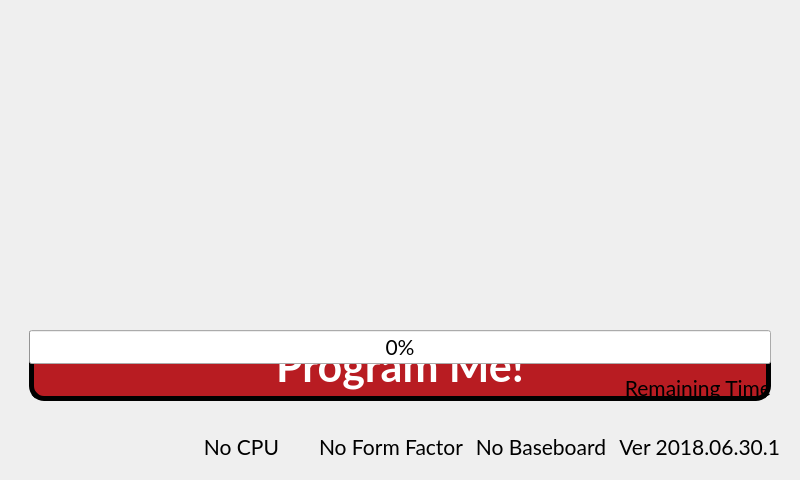
 <widget class="QDialog" name="diaWidget">
  <property name="geometry">
   <rect>
    <x>0</x>
    <y>0</y>
    <width>800</width>
    <height>480</height>
   </rect>
  </property>
  <property name="font">
   <font>
    <family>Lato</family>
    <pointsize>16</pointsize>
    <weight>50</weight>
    <italic>false</italic>
    <bold>false</bold>
   </font>
  </property>
  <property name="windowTitle">
   <string>TechNexion Rescue System</string>
  </property>
  <layout class="QGridLayout" name="gridLayoutMain">
   <item row="0" column="0" colspan="5">
    <widget class="QWidget" name="tabTitle" native="true">
     <layout class="QGridLayout" name="GridLayoutTitle">
      <item row="0" column="0" colspan="2">
       <widget class="QLabel" name="lblLogo">
        <property name="styleSheet">
         <string notr="true">background: transparent</string>
        </property>
        <property name="alignment">
         <set>Qt::AlignLeading|Qt::AlignLeft|Qt::AlignVCenter</set>
        </property>
       </widget>
      </item>
      <item row="0" column="2">
       <widget class="QFrame" name="frameEmpty">
        <property name="frameShape">
         <enum>QFrame::NoFrame</enum>
        </property>
       </widget>
      </item>
      <item row="0" column="3" colspan="3">
       <widget class="QListWidget" name="lstWgtSelection">
        <property name="layoutDirection">
         <enum>Qt::RightToLeft</enum>
        </property>
        <property name="styleSheet">
         <string notr="true">background: transparent</string>
        </property>
        <property name="frameShape">
         <enum>QFrame::NoFrame</enum>
        </property>
        <property name="editTriggers">
         <set>QAbstractItemView::NoEditTriggers</set>
        </property>
        <property name="showDropIndicator" stdset="0">
         <bool>false</bool>
        </property>
        <property name="dragDropMode">
         <enum>QAbstractItemView::NoDragDrop</enum>
        </property>
        <property name="iconSize">
         <size>
          <width>100</width>
          <height>100</height>
         </size>
        </property>
        <property name="movement">
         <enum>QListView::Static</enum>
        </property>
        <property name="viewMode">
         <enum>QListView::IconMode</enum>
        </property>
        <property name="uniformItemSizes">
         <bool>true</bool>
        </property>
        <property name="sortingEnabled">
         <bool>false</bool>
        </property>
       </widget>
      </item>
     </layout>
    </widget>
   </item>
   <item row="1" column="0" colspan="5">
    <widget class="QWidget" name="tabSpace" native="true">
     <layout class="QHBoxLayout" name="hboxLayoutSpace">
      <item>
       <widget class="QFrame" name="frameSpace">
        <property name="frameShape">
         <enum>QFrame::NoFrame</enum>
        </property>
       </widget>
      </item>
     </layout>
    </widget>
   </item>
   <item row="2" column="0" rowspan="3" colspan="5">
    <widget class="QWidget" name="tabBoard" native="true">
     <layout class="QGridLayout" name="gridLayoutBoard">
      <item row="0" column="0">
       <widget class="QListWidget" name="lstWgtBoard">
        <property name="styleSheet">
         <string notr="true">background: transparent</string>
        </property>
        <property name="frameShape">
         <enum>QFrame::NoFrame</enum>
        </property>
        <property name="editTriggers">
         <set>QAbstractItemView::NoEditTriggers</set>
        </property>
        <property name="showDropIndicator" stdset="0">
         <bool>false</bool>
        </property>
        <property name="dragDropMode">
         <enum>QAbstractItemView::NoDragDrop</enum>
        </property>
        <property name="iconSize">
         <size>
          <width>100</width>
          <height>100</height>
         </size>
        </property>
        <property name="movement">
         <enum>QListView::Static</enum>
        </property>
        <property name="viewMode">
         <enum>QListView::IconMode</enum>
        </property>
        <property name="uniformItemSizes">
         <bool>true</bool>
        </property>
        <property name="sortingEnabled">
         <bool>true</bool>
        </property>
       </widget>
      </item>
     </layout>
    </widget>
   </item>
   <item row="2" column="0" rowspan="3" colspan="5">
    <widget class="QWidget" name="tabStorage" native="true">
     <layout class="QGridLayout" name="gridLayoutStorage">
      <item row="0" column="0">
       <widget class="QListWidget" name="lstWgtStorage">
        <property name="styleSheet">
         <string notr="true">background: transparent</string>
        </property>
        <property name="frameShape">
         <enum>QFrame::NoFrame</enum>
        </property>
        <property name="editTriggers">
         <set>QAbstractItemView::NoEditTriggers</set>
        </property>
        <property name="showDropIndicator" stdset="0">
         <bool>false</bool>
        </property>
        <property name="dragDropMode">
         <enum>QAbstractItemView::NoDragDrop</enum>
        </property>
        <property name="iconSize">
         <size>
          <width>100</width>
          <height>100</height>
         </size>
        </property>
        <property name="movement">
         <enum>QListView::Static</enum>
        </property>
        <property name="viewMode">
         <enum>QListView::IconMode</enum>
        </property>
        <property name="uniformItemSizes">
         <bool>true</bool>
        </property>
        <property name="sortingEnabled">
         <bool>true</bool>
        </property>
       </widget>
      </item>
     </layout>
    </widget>
   </item>
   <item row="2" column="0" rowspan="3" colspan="5">
    <widget class="QWidget" name="tabOS" native="true">
     <layout class="QGridLayout" name="gridLayoutOS">
      <item row="0" column="0">
       <widget class="QListWidget" name="lstWgtOS">
        <property name="styleSheet">
         <string notr="true">background: transparent</string>
        </property>
        <property name="frameShape">
         <enum>QFrame::NoFrame</enum>
        </property>
        <property name="editTriggers">
         <set>QAbstractItemView::NoEditTriggers</set>
        </property>
        <property name="showDropIndicator" stdset="0">
         <bool>false</bool>
        </property>
        <property name="dragDropMode">
         <enum>QAbstractItemView::NoDragDrop</enum>
        </property>
        <property name="iconSize">
         <size>
          <width>100</width>
          <height>100</height>
         </size>
        </property>
        <property name="movement">
         <enum>QListView::Static</enum>
        </property>
        <property name="viewMode">
         <enum>QListView::IconMode</enum>
        </property>
        <property name="uniformItemSizes">
         <bool>true</bool>
        </property>
        <property name="sortingEnabled">
         <bool>true</bool>
        </property>
       </widget>
      </item>
     </layout>
    </widget>
   </item>
   <item row="2" column="0" rowspan="3" colspan="5">
    <widget class="QWidget" name="tabDisplay" native="true">
     <layout class="QGridLayout" name="gridLayoutDisplay">
      <item row="0" column="0">
       <widget class="QListWidget" name="lstWgtDisplay">
        <property name="styleSheet">
         <string notr="true">background: transparent</string>
        </property>
        <property name="frameShape">
         <enum>QFrame::NoFrame</enum>
        </property>
        <property name="editTriggers">
         <set>QAbstractItemView::NoEditTriggers</set>
        </property>
        <property name="showDropIndicator" stdset="0">
         <bool>false</bool>
        </property>
        <property name="dragDropMode">
         <enum>QAbstractItemView::NoDragDrop</enum>
        </property>
        <property name="iconSize">
         <size>
          <width>100</width>
          <height>100</height>
         </size>
        </property>
        <property name="movement">
         <enum>QListView::Static</enum>
        </property>
        <property name="viewMode">
         <enum>QListView::IconMode</enum>
        </property>
        <property name="uniformItemSizes">
         <bool>true</bool>
        </property>
        <property name="sortingEnabled">
         <bool>true</bool>
        </property>
       </widget>
      </item>
     </layout>
    </widget>
   </item>
   <item row="2" column="0" rowspan="3" colspan="5">
    <widget class="QWidget" name="tabInstall" native="true">
     <layout class="QGridLayout" name="gridLayoutInstall">
      <item row="0" column="0" rowspan="4" colspan="5">
       <widget class="QWidget" name="wgtOutput" native="true">
        <layout class="QHBoxLayout" name="hboxLayoutOutput">
         <item>
          <widget class="QWidget" name="vbOS" native="true">
           <layout class="QVBoxLayout" name="vboxLayoutOS">
            <item>
             <widget class="QLabel" name="lblOS">
              <property name="alignment">
               <set>Qt::AlignCenter</set>
              </property>
             </widget>
            </item>
            <item>
             <widget class="QLabel" name="lblOSTxt">
              <property name="alignment">
               <set>Qt::AlignCenter</set>
              </property>
             </widget>
            </item>
           </layout>
          </widget>
         </item>
         <item>
          <widget class="QWidget" name="vbBoard" native="true">
           <layout class="QVBoxLayout" name="vboxLayoutBoard">
            <item>
             <widget class="QLabel" name="lblBoard">
              <property name="alignment">
               <set>Qt::AlignCenter</set>
              </property>
             </widget>
            </item>
            <item>
             <widget class="QLabel" name="lblBoardTxt">
              <property name="alignment">
               <set>Qt::AlignCenter</set>
              </property>
             </widget>
            </item>
           </layout>
          </widget>
         </item>
         <item>
          <widget class="QWidget" name="vbDisplay" native="true">
           <layout class="QVBoxLayout" name="vboxLayoutDisplay">
            <item>
             <widget class="QLabel" name="lblDisplay">
              <property name="alignment">
               <set>Qt::AlignCenter</set>
              </property>
             </widget>
            </item>
            <item>
             <widget class="QLabel" name="lblDisplayTxt">
              <property name="alignment">
               <set>Qt::AlignCenter</set>
              </property>
             </widget>
            </item>
           </layout>
          </widget>
         </item>
         <item>
          <widget class="QLabel" name="lblArrow">
           <property name="pixmap">
            <pixmap resource="resource.qrc">:/res/images/tn_arrow.svg</pixmap>
           </property>
           <property name="alignment">
            <set>Qt::AlignCenter</set>
           </property>
          </widget>
         </item>
         <item>
          <widget class="QWidget" name="vbStorage" native="true">
           <layout class="QVBoxLayout" name="vboxLayoutStorage">
            <item>
             <widget class="QLabel" name="lblStorage">
              <property name="alignment">
               <set>Qt::AlignCenter</set>
              </property>
             </widget>
            </item>
            <item>
             <widget class="QLabel" name="lblStorageTxt">
              <property name="alignment">
               <set>Qt::AlignCenter</set>
              </property>
             </widget>
            </item>
           </layout>
          </widget>
         </item>
        </layout>
       </widget>
      </item>
      <item row="4" column="0" colspan="5">
       <widget class="QWidget" name="wgtProgress" native="true">
        <layout class="QGridLayout" name="gridayoutProgress">
         <item row="0" column="0" rowspan="2" colspan="5">
          <widget class="QPushButton" name="btnFlash">
           <property name="sizePolicy">
            <sizepolicy hsizetype="Minimum" vsizetype="Expanding">
             <horstretch>0</horstretch>
             <verstretch>0</verstretch>
            </sizepolicy>
           </property>
           <property name="font">
            <font>
             <family>Lato</family>
             <pointsize>32</pointsize>
             <weight>75</weight>
             <bold>true</bold>
            </font>
           </property>
           <property name="styleSheet">
            <string notr="true">background-color: rgb(184, 28, 34); color: white; border-style:outset; border-width:5px; border-radius:15px; border-color:black; padding: 4px;</string>
           </property>
           <property name="text">
            <string>Program Me!</string>
           </property>
          </widget>
         </item>
         <item row="0" column="0" colspan="5">
          <widget class="QProgressBar" name="progressBarStatus">
           <property name="value">
            <number>0</number>
           </property>
           <property name="orientation">
            <enum>Qt::Horizontal</enum>
           </property>
          </widget>
         </item>
         <item row="1" column="3" colspan="2">
          <widget class="QLabel" name="lblRemaining">
           <property name="text">
            <string>Remaining Time</string>
           </property>
           <property name="alignment">
            <set>Qt::AlignBottom|Qt::AlignRight|Qt::AlignTrailing</set>
           </property>
          </widget>
         </item>
         <item row="1" column="0" colspan="3">
          <widget class="QLabel" name="lblDownloadFlash">
           <property name="alignment">
            <set>Qt::AlignBottom|Qt::AlignHCenter</set>
           </property>
          </widget>
         </item>
        </layout>
       </widget>
      </item>
     </layout>
    </widget>
   </item>
   <item row="5" column="0" colspan="5">
    <widget class="QWidget" name="tabFooter" native="true">
     <layout class="QHBoxLayout" name="hboxLayoutFooter">
      <item>
       <widget class="QLabel" name="lblInstruction">
        <property name="text">
         <string/>
        </property>
        <property name="alignment">
         <set>Qt::AlignLeading|Qt::AlignLeft|Qt::AlignVCenter</set>
        </property>
       </widget>
      </item>
      <item>
       <widget class="QLabel" name="lblCpu">
        <property name="text">
         <string>No CPU</string>
        </property>
        <property name="alignment">
         <set>Qt::AlignCenter</set>
        </property>
       </widget>
      </item>
      <item>
       <widget class="QLabel" name="lblForm">
        <property name="text">
         <string>No Form Factor</string>
        </property>
        <property name="alignment">
         <set>Qt::AlignCenter</set>
        </property>
       </widget>
      </item>
      <item>
       <widget class="QLabel" name="lblBaseboard">
        <property name="text">
         <string>No Baseboard</string>
        </property>
        <property name="alignment">
         <set>Qt::AlignCenter</set>
        </property>
       </widget>
      </item>
      <item>
       <widget class="QLabel" name="lblVersion">
        <property name="text">
         <string>Ver 2018.06.30.1</string>
        </property>
        <property name="alignment">
         <set>Qt::AlignRight|Qt::AlignTrailing|Qt::AlignVCenter</set>
        </property>
       </widget>
      </item>
     </layout>
    </widget>
   </item>
  </layout>
  <widget class="QMessageDialog" name="msgbox">
   <property name="geometry">
    <rect>
     <x>0</x>
     <y>0</y>
     <width>400</width>
     <height>300</height>
    </rect>
   </property>
   <property name="modal">
    <bool>false</bool>
   </property>
   <layout class="QGridLayout" name="gridLayout">
    <item row="0" column="0">
     <widget class="QLabel" name="msgIcon">
      <property name="styleSheet">
       <string notr="true">background: transparent</string>
      </property>
      <property name="alignment">
       <set>Qt::AlignCenter</set>
      </property>
     </widget>
    </item>
    <item row="0" column="1" colspan="4">
     <widget class="QLabel" name="msgTitle">
      <property name="styleSheet">
       <string notr="true">background: transparent</string>
      </property>
      <property name="alignment">
       <set>Qt::AlignLeading|Qt::AlignLeft|Qt::AlignVCenter</set>
      </property>
      <property name="wordWrap">
       <bool>true</bool>
      </property>
     </widget>
    </item>
    <item row="1" column="0" rowspan="3" colspan="5">
     <widget class="QWidget" name="wgtContent" native="true">
      <layout class="QGridLayout" name="msgContentLayout">
       <item row="0" column="0">
        <widget class="QLabel" name="msgItem0">
         <property name="styleSheet">
          <string notr="true">background: transparent</string>
         </property>
         <property name="alignment">
          <set>Qt::AlignCenter</set>
         </property>
        </widget>
       </item>
       <item row="0" column="0">
        <widget class="QLabel" name="msgItem0_OL">
         <property name="styleSheet">
          <string notr="true">background: transparent</string>
         </property>
         <property name="alignment">
          <set>Qt::AlignCenter</set>
         </property>
        </widget>
       </item>
       <item row="0" column="1">
        <widget class="QLabel" name="msgItem1">
         <property name="styleSheet">
          <string notr="true">background: transparent</string>
         </property>
         <property name="alignment">
          <set>Qt::AlignCenter</set>
         </property>
        </widget>
       </item>
       <item row="0" column="1">
        <widget class="QLabel" name="msgItem1_OL">
         <property name="styleSheet">
          <string notr="true">background: transparent</string>
         </property>
         <property name="alignment">
          <set>Qt::AlignCenter</set>
         </property>
        </widget>
       </item>
       <item row="0" column="2">
        <widget class="QLabel" name="msgItem2">
         <property name="styleSheet">
          <string notr="true">background: transparent</string>
         </property>
         <property name="alignment">
          <set>Qt::AlignCenter</set>
         </property>
        </widget>
       </item>
       <item row="0" column="2">
        <widget class="QLabel" name="msgItem2_OL">
         <property name="styleSheet">
          <string notr="true">background: transparent</string>
         </property>
         <property name="alignment">
          <set>Qt::AlignCenter</set>
         </property>
        </widget>
       </item>
       <item row="0" column="3">
        <widget class="QLabel" name="msgItem3">
         <property name="styleSheet">
          <string notr="true">background: transparent</string>
         </property>
         <property name="alignment">
          <set>Qt::AlignCenter</set>
         </property>
        </widget>
       </item>
       <item row="0" column="3">
        <widget class="QLabel" name="msgItem3_OL">
         <property name="styleSheet">
          <string notr="true">background: transparent</string>
         </property>
         <property name="alignment">
          <set>Qt::AlignCenter</set>
         </property>
        </widget>
       </item>
       <item row="0" column="0">
        <widget class="QLabel" name="msgQRcode">
         <property name="styleSheet">
          <string notr="true">background: transparent</string>
         </property>
         <property name="alignment">
          <set>Qt::AlignCenter</set>
         </property>
        </widget>
       </item>
       <item row="0" column="1" colspan="3">
        <widget class="QLabel" name="msgContent">
         <property name="styleSheet">
          <string notr="true">background: transparent</string>
         </property>
         <property name="alignment">
          <set>Qt::AlignCenter</set>
         </property>
         <property name="wordWrap">
          <bool>true</bool>
         </property>
        </widget>
       </item>
      </layout>
     </widget>
    </item>
   </layout>
  </widget>
  <widget class="QProcessSlot" name="detectDevice" native="true">
   <property name="geometry">
    <rect>
     <x>0</x>
     <y>0</y>
     <width>100</width>
     <height>30</height>
    </rect>
   </property>
  </widget>
  <widget class="QProcessSlot" name="scanStorage" native="true">
   <property name="geometry">
    <rect>
     <x>0</x>
     <y>0</y>
     <width>100</width>
     <height>30</height>
    </rect>
   </property>
  </widget>
  <widget class="QProcessSlot" name="scanPartition" native="true">
   <property name="geometry">
    <rect>
     <x>0</x>
     <y>0</y>
     <width>100</width>
     <height>30</height>
    </rect>
   </property>
  </widget>
  <widget class="QProcessSlot" name="crawlWeb" native="true">
   <property name="geometry">
    <rect>
     <x>0</x>
     <y>0</y>
     <width>100</width>
     <height>30</height>
    </rect>
   </property>
  </widget>
  <widget class="QProcessSlot" name="crawlLocalfs" native="true">
   <property name="geometry">
    <rect>
     <x>0</x>
     <y>0</y>
     <width>100</width>
     <height>30</height>
    </rect>
   </property>
  </widget>
  <widget class="QProcessSlot" name="downloadImage" native="true">
   <property name="geometry">
    <rect>
     <x>0</x>
     <y>0</y>
     <width>100</width>
     <height>30</height>
    </rect>
   </property>
  </widget>
  <widget class="QProcessSlot" name="postDownload" native="true">
   <property name="geometry">
    <rect>
     <x>0</x>
     <y>0</y>
     <width>100</width>
     <height>30</height>
    </rect>
   </property>
  </widget>
  <widget class="QProcessSlot" name="processError" native="true">
   <property name="geometry">
    <rect>
     <x>0</x>
     <y>0</y>
     <width>100</width>
     <height>30</height>
    </rect>
   </property>
  </widget>
  <widget class="QProcessSlot" name="chooseOS" native="true">
   <property name="geometry">
    <rect>
     <x>0</x>
     <y>0</y>
     <width>100</width>
     <height>30</height>
    </rect>
   </property>
  </widget>
  <widget class="QProcessSlot" name="chooseBoard" native="true">
   <property name="geometry">
    <rect>
     <x>0</x>
     <y>0</y>
     <width>100</width>
     <height>30</height>
    </rect>
   </property>
  </widget>
  <widget class="QProcessSlot" name="chooseDisplay" native="true">
   <property name="geometry">
    <rect>
     <x>0</x>
     <y>0</y>
     <width>100</width>
     <height>30</height>
    </rect>
   </property>
  </widget>
  <widget class="QProcessSlot" name="chooseStorage" native="true">
   <property name="geometry">
    <rect>
     <x>0</x>
     <y>0</y>
     <width>100</width>
     <height>30</height>
    </rect>
   </property>
  </widget>
  <widget class="QProcessSlot" name="chooseSelection" native="true">
   <property name="geometry">
    <rect>
     <x>0</x>
     <y>0</y>
     <width>100</width>
     <height>30</height>
    </rect>
   </property>
  </widget>
  <widget class="QWaitingIndicator" name="waitingIndicator" native="true">
   <property name="geometry">
    <rect>
     <x>0</x>
     <y>0</y>
     <width>300</width>
     <height>300</height>
    </rect>
   </property>
   <property name="nodeCount" stdset="0">
    <number>18</number>
   </property>
   <property name="nodeSize" stdset="0">
    <number>20</number>
   </property>
   <property name="radius" stdset="0">
    <number>80</number>
   </property>
  </widget>
 </widget>
